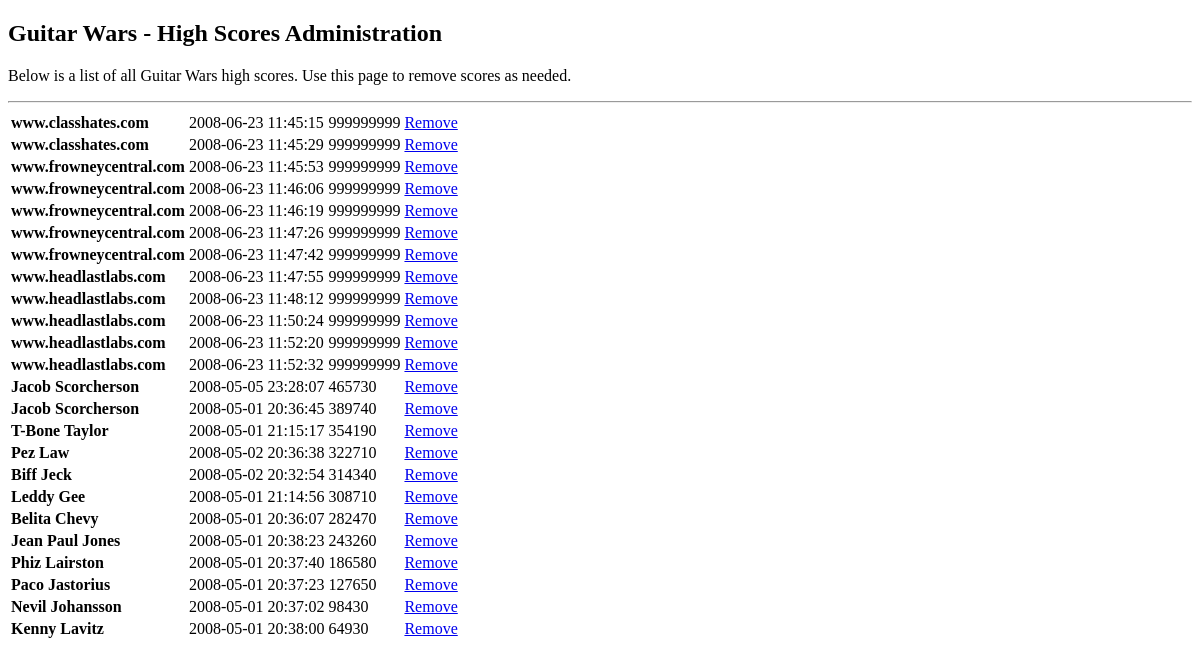
Page /week05/ch05/guitarwars/admin.php on the committed database.
### tables this page shows
CREATE TABLE `guitarwars` (
  `id` INT AUTO_INCREMENT,
  `date` TIMESTAMP DEFAULT CURRENT_TIMESTAMP,
  `name` VARCHAR(32),
  `score` INT,
  `screenshot` VARCHAR(64),
  `approved` TINYINT(1) DEFAULT 0,
  PRIMARY KEY (`id`),
  KEY `name` (`name`)
);

### week05/ch05/guitarwars/admin.php (the view, shortened to what this page needs)
<!DOCTYPE html PUBLIC "-//W3C//DTD XHTML 1.0 Transitional//EN"
  "http://www.w3.org/TR/xhtml1/DTD/xhtml1-transitional.dtd">
<html xmlns="http://www.w3.org/1999/xhtml" xml:lang="en" lang="en">
<head>
  <link rel="stylesheet" type="text/css" href="style.css" />
</head>
<body>
  <h2>Guitar Wars - High Scores Administration</h2>
  <p>Below is a list of all Guitar Wars high scores. Use this page to remove scores as needed.</p>
  <hr />
<?php
    $dbc = mysqli_connect(DB_HOST, DB_USER, DB_PASSWORD, DB_NAME);
    $query = "SELECT * FROM guitarwars ORDER BY score DESC, date ASC";
    $data = mysqli_query($dbc, $query);
    echo '<table>';
    while ($row = mysqli_fetch_array($data)) {
        echo '<tr class="scorerow"><td><strong>' . $row['name'] . '</strong></td>';
        echo '<td>' . $row['date'] . '</td>';
        echo '<td>' . $row['score'] . '</td>';
        echo '<td><a href="removescore.php?id=' . $row['id'] . '&amp;date=' . $row['date'] .
          '&amp;name=' . $row['name'] . '&amp;score=' . $row['score'] .
          '&amp;screenshot=' . $row['screenshot'] . '">Remove</a></td></tr>';
    }
    echo '</table>';
?>
</body>
</html>

### rows in the picture
guitarwars: name "www.classhates.com", date "2008-06-23 11:45:15", score "999999999"
guitarwars: name "www.classhates.com", date "2008-06-23 11:45:29", score "999999999"
guitarwars: name "www.frowneycentral.com", date "2008-06-23 11:45:53", score "999999999"
guitarwars: name "www.frowneycentral.com", date "2008-06-23 11:46:06", score "999999999"
guitarwars: name "www.frowneycentral.com", date "2008-06-23 11:46:19", score "999999999"
guitarwars: name "www.frowneycentral.com", date "2008-06-23 11:47:26", score "999999999"
guitarwars: name "www.frowneycentral.com", date "2008-06-23 11:47:42", score "999999999"
guitarwars: name "www.headlastlabs.com", date "2008-06-23 11:47:55", score "999999999"
guitarwars: name "www.headlastlabs.com", date "2008-06-23 11:48:12", score "999999999"
guitarwars: name "www.headlastlabs.com", date "2008-06-23 11:50:24", score "999999999"
guitarwars: name "www.headlastlabs.com", date "2008-06-23 11:52:20", score "999999999"
guitarwars: name "www.headlastlabs.com", date "2008-06-23 11:52:32", score "999999999"
guitarwars: name "Jacob Scorcherson", date "2008-05-05 23:28:07", score "465730"
guitarwars: name "Jacob Scorcherson", date "2008-05-01 20:36:45", score "389740"
guitarwars: name "T-Bone Taylor", date "2008-05-01 21:15:17", score "354190"
guitarwars: name "Pez Law", date "2008-05-02 20:36:38", score "322710"
guitarwars: name "Biff Jeck", date "2008-05-02 20:32:54", score "314340"
guitarwars: name "Leddy Gee", date "2008-05-01 21:14:56", score "308710"
guitarwars: name "Belita Chevy", date "2008-05-01 20:36:07", score "282470"
guitarwars: name "Jean Paul Jones", date "2008-05-01 20:38:23", score "243260"
guitarwars: name "Phiz Lairston", date "2008-05-01 20:37:40", score "186580"
guitarwars: name "Paco Jastorius", date "2008-05-01 20:37:23", score "127650"
guitarwars: name "Nevil Johansson", date "2008-05-01 20:37:02", score "98430"
guitarwars: name "Kenny Lavitz", date "2008-05-01 20:38:00", score "64930"
